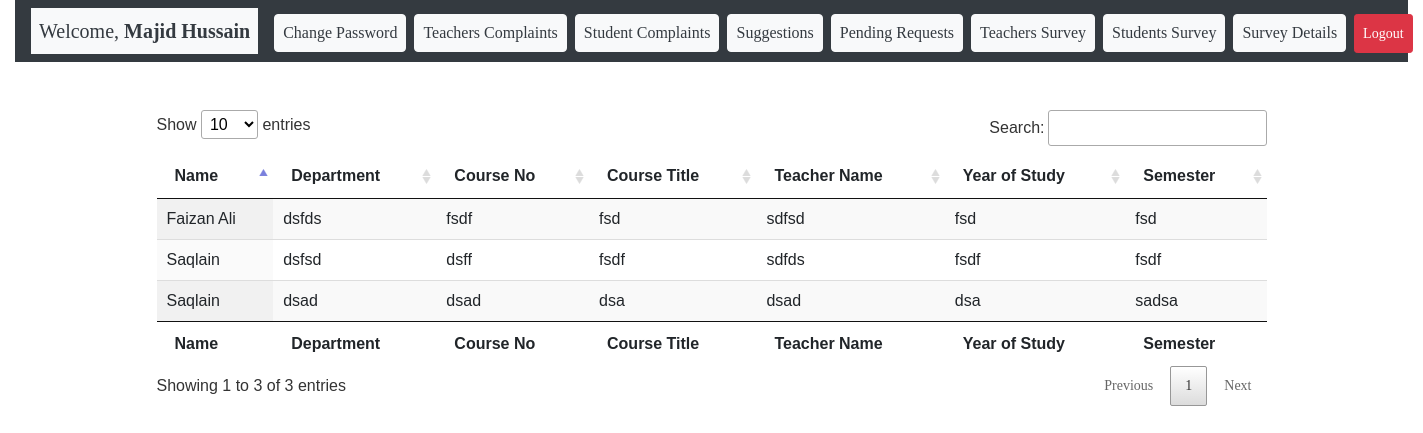
The app's page /students_survey.php (signed in) with its own data.
### tables this page shows
CREATE TABLE `student_evolution` (
  `Id` int(11) NOT NULL,
  `Name` varchar(255) NOT NULL,
  `Department` varchar(255) NOT NULL,
  `Course_No` varchar(255) NOT NULL,
  `Course_title` varchar(255) NOT NULL,
  `Teacher_Name` varchar(255) NOT NULL,
  `Year_of_Study` varchar(255) NOT NULL,
  `Semester` varchar(255) NOT NULL,
  `Status` int(11) NOT NULL
);

### students_survey.php (the view, shortened to what this page needs)
<!doctype html>
<html lang="en">
  <head>
	<link rel="stylesheet" type="text/css" href="vendor/bootstrap/css/bootstrap.min.css">
	<link rel="stylesheet" type="text/css" href="fonts/font-awesome-4.7.0/css/font-awesome.min.css">
	<link rel="stylesheet" type="text/css" href="vendor/animate/animate.css">
	<link rel="stylesheet" type="text/css" href="vendor/css-hamburgers/hamburgers.min.css">
	<link rel="stylesheet" type="text/css" href="vendor/animsition/css/animsition.min.css">
	<link rel="stylesheet" type="text/css" href="vendor/select2/select2.min.css">
	<link rel="stylesheet" type="text/css" href="vendor/daterangepicker/daterangepicker.css">
	<link rel="stylesheet" type="text/css" href="css/util.css">
	<link rel="stylesheet" type="text/css" href="css/main.css">
  <link rel="stylesheet" type="text/css" href="DataTables/datatables.min.css"/>
  </head>
  <body>
<?php include 'includes/admin_header.php'?>
	<div class="container pt-5">
        <table id="example" class="display" style="width:100%">
          <thead>
              <tr>
                  <th>Name</th>
                  <th>Department</th>
                  <th>Course No</th>
                  <th>Course Title</th>
                  <th>Teacher Name</th>
                  <th>Year of Study</th>
                  <th>Semester</th>
              </tr>
          </thead>
        <tbody>
        <?php
include 'includes/db_config.php';
$select = "SELECT * FROM student_evolution WHERE Status = 0";
$query = mysqli_query($con,$select);
if(mysqli_num_rows($query) > 0)
  {
    while($row = mysqli_fetch_array($query)){
     $Name = $row['Name'];
     $Department = $row['Department'];
     $Course_No = $row['Course_No'];
     $Course_title = $row['Course_title'];
     $Teacher_Name = $row['Teacher_Name'];
     $Year_of_Study = $row['Year_of_Study'];
     $Semester	 = $row['Semester'];
?>
            <tr>
                <td><?php echo $Name ?></td>
                <td><?php echo $Department?></td>
                <td><?php echo $Course_No ?></td>
                <td><?php echo $Course_title ?></td>
                <td><?php echo $Teacher_Name ?></td>
                <td><?php echo $Year_of_Study ?></td>
                <td><?php echo $Semester ?></td>
            </tr>
            <?php
    }
}
?>
        </tbody>
        <tfoot>
            <tr>
            <th>Name</th>
                  <th>Department</th>
                  <th>Course No</th>
                  <th>Course Title</th>
                  <th>Teacher Name</th>
                  <th>Year of Study</th>
                  <th>Semester</th>
            </tr>
        </tfoot>
    </table>
    </div>
  </body>
</html>

### css/main.css (style rules this page uses)
* { margin: 0px; padding: 0px; box-sizing: border-box; }
body, html { height: 100%; font-family: Ubuntu-Regular, sans-serif; }

### records on screen
student_evolution: Name "Saqlain", Department "dsfsd", Course_No "dsff", Course_title "fsdf", Teacher_Name "sdfds", Year_of_Study "fsdf", Semester "fsdf"
student_evolution: Name "Saqlain", Department "dsad", Course_No "dsad", Course_title "dsa", Teacher_Name "dsad", Year_of_Study "dsa", Semester "sadsa"
student_evolution: Name "Faizan Ali", Department "dsfds", Course_No "fsdf", Course_title "fsd", Teacher_Name "sdfsd", Year_of_Study "fsd", Semester "fsd"

### other values on screen
$_SESSION['Name'] "Majid Hussain"
